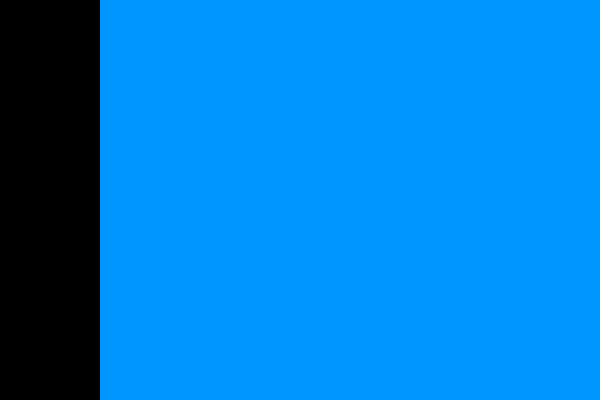
Frame 1 (no input)
Frame 60 (the mouse pressed at the canvas centre just before this capture): identical to frame 1, image omitted
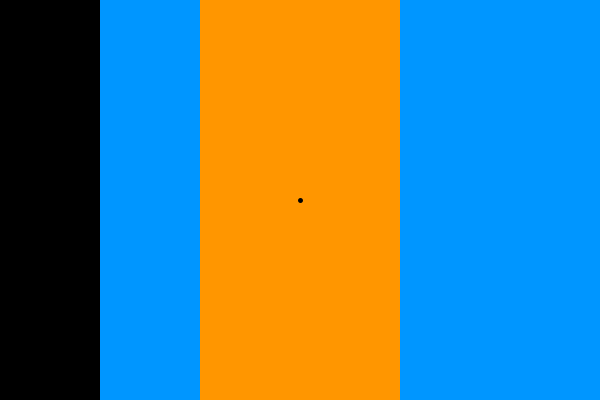
Frame 120 (the mouse held since frame 60 and released just before this capture)

The Processing sketch that drew these frames (run headless with seeded random() and noise(); from frame 60 on, the mouse is pressed at the canvas centre):

// Processing sketch: Bar_Collisions_pers
// ── Bar_Collisions_pers.pde
//Taken from https://www.jeffreythompson.org/collision-detection/object_oriented_collision.php
//full credit goes to jeffreythompson
//modified to be persistent by johnnylr

float px = 0;      // point position (move with mouse)
float py = 0;

//rectangle 1
float sx = 0;    // square position
float sy = 0;
float sw = 100;    // and dimensions
float sh = 400;

//rectangle 2
float sx2 = 100;    // square position
float sy2 = 0;
float sw2 = 100;    // and dimensions
float sh2 = 400;
//rectangle 3
float sx3 = 200;    // square position
float sy3 = 0;
float sw3 = 100;    // and dimensions
float sh3 = 400;

//rectangle 4
float sx4 = 300;    // square position
float sy4 = 0;
float sw4 = 100;    // and dimensions
float sh4 = 400;

//rectangle 5
float sx5 = 400;    // square position
float sy5 = 0;
float sw5 = 100;    // and dimensions
float sh5 = 400;

//rectangle 6
float sx6 = 500;    // square position
float sy6 = 0;
float sw6 = 100;    // and dimensions
float sh6 = 400;

int h1,h2,h3,h4,h5,h6; //persistence variables --Johnny

int r11,g11,b11,r12,g12,b12; //color variables rectangle 1

void setup() {
  size(600,400);
  noCursor();

  strokeWeight(5);    // thicker stroke = easier to see
}


void draw() {
  background(255);

  // update point to mouse coordinates
  px = mouseX;
  py = mouseY;

  // check for collision
  // if hit, change rectangle color
  boolean hit = pointRect(px,py, sx,sy,sw,sh);
  if (hit) {
    h1=2;

    //fill(255,150,0);
  }
  else {
    //h6=0;
    //fill(0,150,255);
  }
  if (h1>1) {
    fill(r11,g11,b11);
  }
  else {
    fill(r12,g12,b12);
  }
  noStroke();
    rect(sx,sy,sw,sh);
//do the same for the rectangle 2 -johnny
    boolean hit2 = pointRect(px,py, sx2,sy2,sw2,sh2);
    if (hit2) {
      h2=2;
      //fill(255,150,0);
    }
    else {
      //h6=0;
      //fill(0,150,255);
    }
    if (h2>1) {
      fill(255,150,0);
    }
    else {
      fill(0,150,255);
    }
    noStroke();
      rect(sx2,sy2,sw2,sh2);
//same for rectangle 3 -johnny
        boolean hit3 = pointRect(px,py, sx3,sy3,sw3,sh3);
        if (hit3) {
          h3=2;
          //fill(255,150,0);
        }
        else {
          //h6=0;
          //fill(0,150,255);
        }
        if (h3>1) {
          fill(255,150,0);
        }
        else {
          fill(0,150,255);
        }
        noStroke();
          rect(sx3,sy3,sw3,sh3);

    //same for rectangle 4 -johnny
        boolean hit4 = pointRect(px,py, sx4,sy4,sw4,sh4);
        if (hit4) {
          h4=2;
          //fill(255,150,0);
        }
        else {
          //h6=0;
          //fill(0,150,255);
        }
        if (h4>1) {
          fill(255,150,0);
        }
        else {
          fill(0,150,255);
        }
        noStroke();
          rect(sx4,sy4,sw4,sh4);

        //same for rectangle 5 -johnny
        boolean hit5 = pointRect(px,py, sx5,sy5,sw5,sh5);
        if (hit5) {
          h5=2;
          //fill(255,150,0);
        }
        else {
          //h6=0;
          //fill(0,150,255);
        }
        if (h5>1) {
          fill(255,150,0);
        }
        else {
          fill(0,150,255);
        }
        noStroke();
          rect(sx5,sy5,sw5,sh5);

            //same for rectangle 6 -johnny
        boolean hit6 = pointRect(px,py, sx6,sy6,sw6,sh6);
  if (hit6) {
    h6=2;
    //fill(255,150,0);
  }
  else {
    //h6=0;
    //fill(0,150,255);
  }
  if (h6>1) {
    fill(255,150,0);
  }
  else {
    fill(0,150,255);
  }
  noStroke();
    rect(sx6,sy6,sw6,sh6);


  // draw the point
  stroke(0);
  point(px,py);
}


// POINT/RECTANGLE
boolean pointRect(float px, float py, float rx, float ry, float rw, float rh) {

  // is the point inside the rectangle's bounds?
  if (px >= rx &&        // right of the left edge AND
      px <= rx + rw &&   // left of the right edge AND
      py >= ry &&        // below the top AND
      py <= ry + rh) {   // above the bottom
        return true;
  }
  return false;
}
